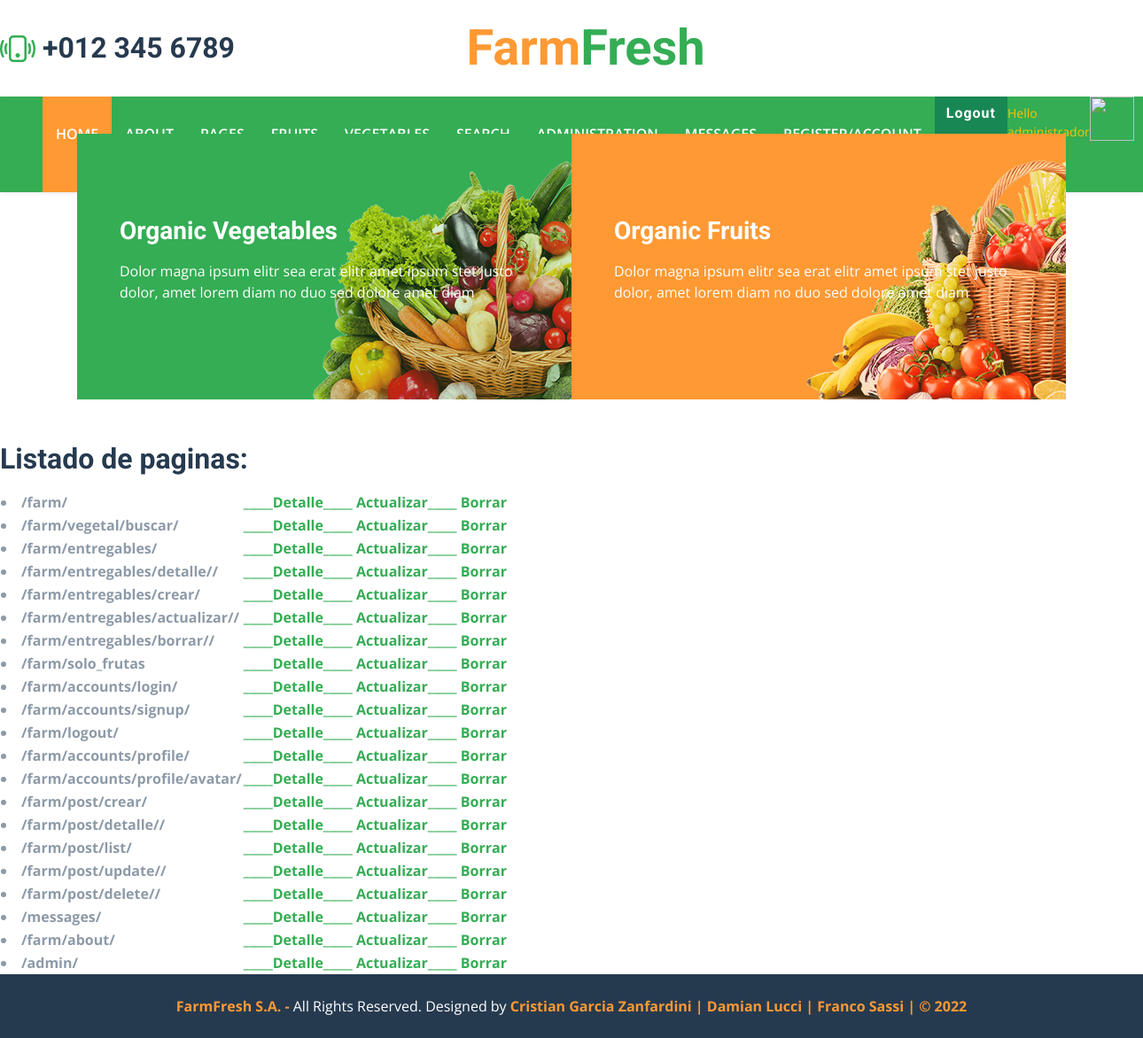
Page /farm/post/list/ (signed in) on the committed database.
### appfarm/models.py (models this page shows, shortened)
class Post(models.Model):
    titulo = models. CharField(max_length=100, verbose_name="Titulo")
    path = models.CharField(max_length=200, verbose_name="Path")
    contenido = RichTextField(verbose_name="Contenido")

### appfarm/views.py (the view)
# urls.py: path("post/list/", PostList.as_view(), name="farm-post-list"),
class PostList(ListView):
    model = Post
    template_name = "appfarm/list_post.html"

### appfarm/templates/appfarm/list_post.html
{% extends 'appfarm/base.html' %}
{% block contenido %}
<h2>Listado de paginas:</h2>
<table>
<ul>
    {% for post in object_list %}
        <tr><th><li>{{post.path | safe}}</li></th>
        <th><a href="{% url 'farm-post-detail' post.id %}">_____Detalle_____</a>
        <a href="{% url 'farm-post-update' post.id %}">Actualizar_____</a>
        <a href="{% url 'farm-post-delete' post.id %}">Borrar</a></th></tr>
    {% endfor %}
</ul>
</table>
{% endblock %}

### appfarm/templates/appfarm/base.html (shortened to what this page needs)
<!DOCTYPE html>
<html lang="en">
<head>
    {% load static %}
    <link href="https://cdnjs.cloudflare.com/ajax/libs/font-awesome/5.15.0/css/all.min.css" rel="stylesheet">
    <link href="https://cdn.jsdelivr.net/npm/bootstrap-icons@1.4.1/font/bootstrap-icons.css" rel="stylesheet">
    <link href="lib/owlcarousel/assets/owl.carousel.min.css" rel="stylesheet">
    <link href="{% static 'appfarm/css/bootstrap.min.css' %}" rel="stylesheet">
    <link href="css/style.css" rel="stylesheet">
</head>
<body>
    <div>
        <div class="row gx-5 py-3 align-items-center">
            <div class="col-lg-3">
                <div class="d-flex align-items-center justify-content-start">
                    <i class="bi bi-phone-vibrate fs-1 text-primary me-2"></i>
                    <h2 class="mb-0">+012 345 6789</h2>
                </div>
            </div>
            <div class="col-lg-6">
                <div class="d-flex align-items-center justify-content-center">
                    <a href="index.html" class="navbar-brand ms-lg-5">
                        <h1 class="m-0 display-4 text-primary"><span class="text-secondary">Farm</span>Fresh</h1>
                    </a>
                </div>
            </div>
        </div>
    </div>
    <nav class="navbar navbar-expand-lg bg-primary navbar-dark shadow-sm py-3 py-lg-0 px-3 px-lg-5">
        <div class="collapse navbar-collapse" id="navbarCollapse">
            <div class="navbar-nav mx-auto py-0">
                <a href="{% url 'inicio' %}" class="nav-item nav-link active">Home</a>
                <a href="{% url 'about' %}" class="nav-item nav-link">About us</a>
                <a href="{% url 'farm-post-list' %}" class="nav-item nav-link">Pages</a>
                <a href="{% url 'farm-solo-frutas' %}" class="nav-item nav-link">Fruits</a>
                <a href="{% url 'farm-solo-verduras' %}" class="nav-item nav-link">Vegetables</a>
                <a href="{% url 'farm-vegetal-buscar' %}" class="nav-item nav-link">Search</a>
                <a href="{% url 'farm-entregables' %}" class="nav-item nav-link">Administration</a>
                <a href="{% url 'inicia-chat' %}" class="nav-item nav-link">Messages</a>
                <a href="{% url 'auth-register' %}" class="nav-item nav-link">Register/account</a>
                {% if request.user.is_authenticated %}
                    <a class="btn btn-success" href="{% url 'auth-logout' %}">Logout</a>
                    <p class="text-warning small mt-2" >Hello {{request.user.username}}</p>
                    <img src="{{imagen_url}}" width="50" height="50" alt ="">
                {% else %}
                    <a class="btn btn-success" href="{% url 'auth-login' %}">Login</a>
                {% endif %}
            </div>
        </div>
    </nav> <br>
    <div class="container-fluid banner mb-5">
        <div class="container">
            <div class="row gx-0">
                <div class="col-md-6">
                    <div class="bg-primary bg-vegetable d-flex flex-column justify-content-center p-5" style="height: 300px;">
                        <h3 class="text-white mb-3">Organic Vegetables</h3>
                        <p class="text-white">Dolor magna ipsum elitr sea erat elitr amet ipsum stet justo dolor, amet lorem diam no duo sed dolore amet diam</p>
                    </div>
                </div>
                <div class="col-md-6">
                    <div class="bg-secondary bg-fruit d-flex flex-column justify-content-center p-5" style="height: 300px;">
                        <h3 class="text-white mb-3">Organic Fruits</h3>
                        <p class="text-white">Dolor magna ipsum elitr sea erat elitr amet ipsum stet justo dolor, amet lorem diam no duo sed dolore amet diam</p>
                    </div>
                </div>
            </div>
        </div>
    </div>
    {% block contenido %}
    {% endblock %}
    <div class="container-fluid bg-dark text-white py-4">
        <div class="container text-center">
            <p class="mb-0"><a class="text-secondary fw-bold" href="#">FarmFresh S.A. - </a> All Rights Reserved. Designed by <a class="text-secondary fw-bold" href="https://htmlcodex.com">Cristian Garcia Zanfardini | Damian Lucci | Franco Sassi | © 2022</a></p>
        </div>
    </div>
</body>
</html>

### appfarm/static/appfarm/css/style.css (style rules this page uses)
:root { --primary: #34AD54; --secondary: #FF9933; --light: #F6FFF2; --dark: #263A4F; }
.btn { font-family: 'Roboto', sans-serif; letter-spacing: 1px; font-weight: 700; transition: .5s; }
.navbar-dark .navbar-nav .nav-link { padding: 30px 15px; font-size: 16px; font-weight: 600; color: #FFFFFF; text-transform: uppercase; transition: .5s; }
.navbar-dark .navbar-nav .nav-link:hover, .navbar-dark .navbar-nav .nav-link.active { background: var(--secondary); }
@media (min-width: 991.98px) { .banner { position: relative; margin-top: -90px; z-index: 1; } }
.bg-vegetable { background: linear-gradient(rgba(52, 173, 84, .2), rgba(52, 173, 84, .2)), url(../img/vegetable.png) bottom right no-repeat; background-size: contain; }
.bg-fruit { background: linear-gradient(rgba(255, 153, 51, .2), rgba(255, 153, 51, .2)), url(../img/fruit.png) bottom right no-repeat; background-size: contain; }

### rows in the picture
Post: path "/farm/"
Post: path "/farm/vegetal/buscar/"
Post: path "/farm/entregables/"
Post: path "/farm/entregables/detalle/ /"
Post: path "/farm/entregables/crear/"
Post: path "/farm/entregables/actualizar/ /"
Post: path "/farm/entregables/borrar/ /"
Post: path "/farm/solo_frutas"
Post: path "/farm/accounts/login/"
Post: path "/farm/accounts/signup/"
Post: path "/farm/logout/"
Post: path "/farm/accounts/profile/"
Post: path "/farm/accounts/profile/avatar/"
Post: path "/farm/post/crear/"
Post: path "/farm/post/detalle/ /"
Post: path "/farm/post/list/"
Post: path "/farm/post/update/ /"
Post: path "/farm/post/delete/ /"
Post: path "/messages/"
Post: path "/farm/about/"
Post: path "/admin/"

### other values in the picture
{{ request.user.username }} "administrador"
